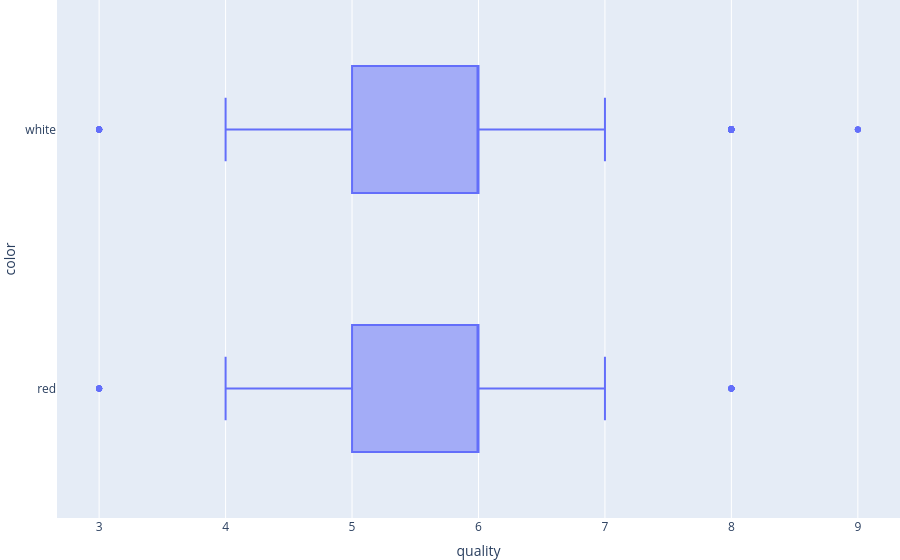

Notebook source saved alongside this figure:
### Code cell
fig = px.box(wine_quality_data, x='quality', y='color')
fig.update_layout(margin=dict(l=0, r=0, t=0, b=0))
pio.write_image(fig, "images/wine_color.svg")
fig.show()

### Figure 1 — Plotly figure (JSON) as saved in the notebook; plotly's stock layout.template omitted (floating-point values rounded to 4 significant figures; data arrays with more than 128 entries replaced by an {"elided": "..."} marker saying what was removed)
{"data": [{"alignmentgroup": "True", "hovertemplate": "quality=%{x}<br>color=%{y}<extra></extra>", "legendgroup": "", "marker": {"color": "#636efa"}, "name": "", "notched": false, "offsetgroup": "", "orientation": "h", "showlegend": false, "type": "box", "x": {"elided": "6497 int values"}, "x0": " ", "xaxis": "x", "y": {"elided": "6497 str values"}, "y0": " ", "yaxis": "y"}], "layout": {"boxmode": "group", "legend": {"tracegroupgap": 0}, "margin": {"b": 0, "l": 0, "r": 0, "t": 0}, "xaxis": {"anchor": "y", "domain": [0, 1], "title": {"text": "quality"}}, "yaxis": {"anchor": "x", "domain": [0, 1], "title": {"text": "color"}}}}
